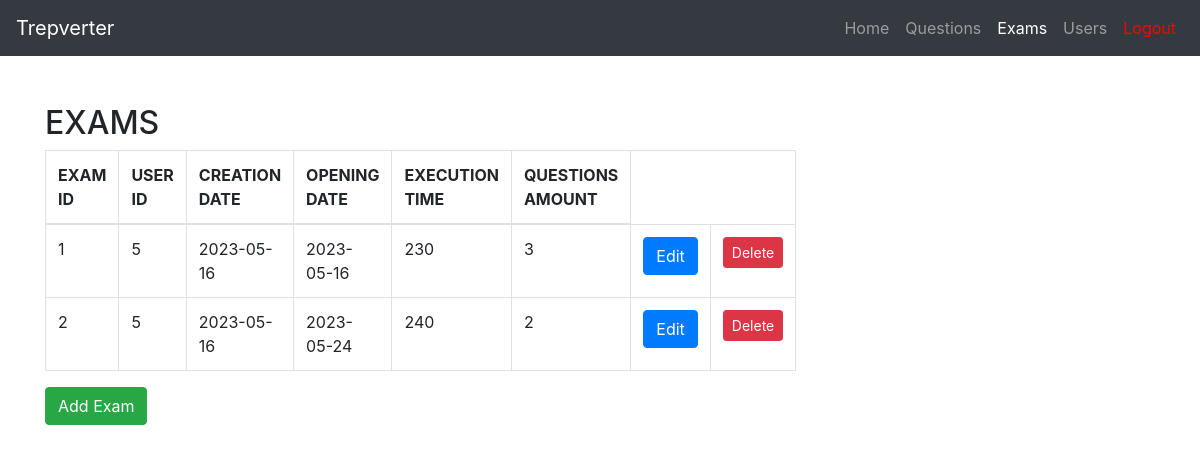
/exams (signed in), run on an earlier commit of the app's database.
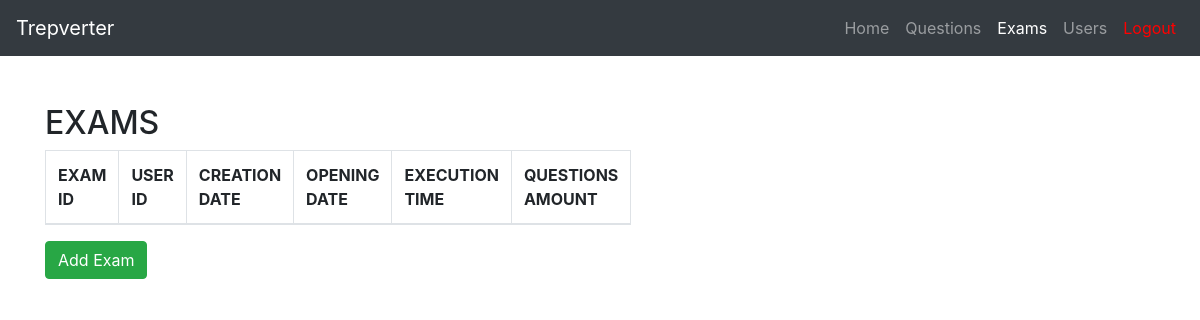
And on a later commit of the database.
### tables this page shows
CREATE TABLE "exams" (
	"id"	INTEGER NOT NULL,
	"creation_date"	DATE NOT NULL,
	"opening_date"	VARCHAR(10) NOT NULL,
	"execution_time"	INTEGER NOT NULL,
	"questions_amount"	INTEGER NOT NULL,
	"user_id"	INTEGER,
	PRIMARY KEY("id"),
	FOREIGN KEY("user_id") REFERENCES "users"("id")
);

CREATE TABLE users (
	id INTEGER NOT NULL, 
	username VARCHAR(64) NOT NULL, 
	email VARCHAR(64) NOT NULL, 
	password VARCHAR NOT NULL, 
	first_access BOOLEAN NOT NULL, 
	role_id INTEGER, 
	PRIMARY KEY (id), 
	FOREIGN KEY(role_id) REFERENCES roles (id)
);

### views/main.py (the view)
@main.route('/exams', methods=['GET', 'POST', 'PUT', 'DELETE'])
@login_required
def exams():
    from models.entities import Exam, Question
    from forms import ExamForm
    all_exams = Exam.show_all()
    all_questions = Question.show_all()
    form = ExamForm()
    if request.method == 'POST':
        from models.auth import auth_add_exam
        return auth_add_exam()
    return render_template('exams.html', exams=all_exams, all_questions=all_questions, form=form)

### app.py (called while the page is built)
@login_manager.user_loader
def load_user(user_id):
    from models.entities import User
    return User.query.get(int(user_id))

### models/entities.py (called while the page is built)
    def show_all():
        return Question.query.all()

    def show_all():
        return Exam.query.all()

### templates/exams.html (shortened to what this page needs)
{% import "bootstrap/wtf.html" as wtf %}
<!DOCTYPE html>
<html lang="en">
<head>
  <link rel="stylesheet" href="https://cdn.jsdelivr.net/npm/bootstrap@4.0.0/dist/css/bootstrap.min.css">
</head>
<body>
  <nav class="navbar navbar-expand-lg navbar-dark bg-dark">
    <a class="navbar-brand" href="#">Trepverter</a>
    <div class="collapse navbar-collapse" id="navbarNav">
      <ul class="navbar-nav ml-auto">
        <li class="nav-item">
          <a class="nav-link" href="{{url_for('main.index')}}">Home</a>
        </li>
        <li class="nav-item">
            <a class="nav-link" href="{{url_for('main.questions')}}">Questions</a>
          </li>
        <li class="nav-item active">
          <a class="nav-link" href="{{url_for('main.exams')}}">Exams</a>
        </li>
        <li class="nav-item">
            <a class="nav-link" href="{{url_for('main.users')}}">Users</a>
          </li>
        <li class="nav-item">
          <a class="nav-link" style = "color: red" href="{{url_for('auth.logout')}}">Logout</a>
        </li>
      </ul>
    </div>
  </nav>
  <div class="container mt-5">
    <div class="row">
      <div class="col-md-6">
        <h2>EXAMS</h2>
        <table class="table table-bordered table-hover">
            <thead>
                <tr>
                    <th scope="col">EXAM ID</th>
                    <th scope="col">USER ID</th>
                    <th scope="col">CREATION DATE</th>
                    <th scope="col">OPENING DATE</th>
                    <th scope="col">EXECUTION TIME</th>
                    <th scope="col">QUESTIONS AMOUNT</th>
                </tr>
            </thead>
            <tbody>
            {% for exam in exams %}
                <tr>
                    <td>{{exam.id}}</td>
                    <td>{{exam.user.id}}</td>
                    <td>{{exam.creation_date}}</td>
                    <td>{{exam.opening_date}}</td>
                    <td>{{exam.execution_time}}</td>
                    <td>{{exam.questions_amount}}</td>
                    <td><button type="button" onclick="location.href='exams/{{exam.id}}'" class="btn btn-primary">Edit</button></td>
                    <td><button data-toggle="modal" data-target="#deleteModal" class="btn btn-sm btn-danger" data-exam-id="{{ exam.id }}">Delete</button></td>
                </tr>
            {% endfor %}
            </tbody>
        </table>
        <button type="button" class="btn btn-success" data-toggle="modal" data-target="#exampleModal">
          Add Exam
        </button>
      </div>
    </div>
  </div>

What changed in the data, as far as the page shows it:
removed exams: id "1", user.id "5", creation_date "2023-05-16", opening_date "2023-05-16", execution_time "230", questions_amount "3"
removed exams: id "2", user.id "5", creation_date "2023-05-16", opening_date "2023-05-24", execution_time "240", questions_amount "2"
